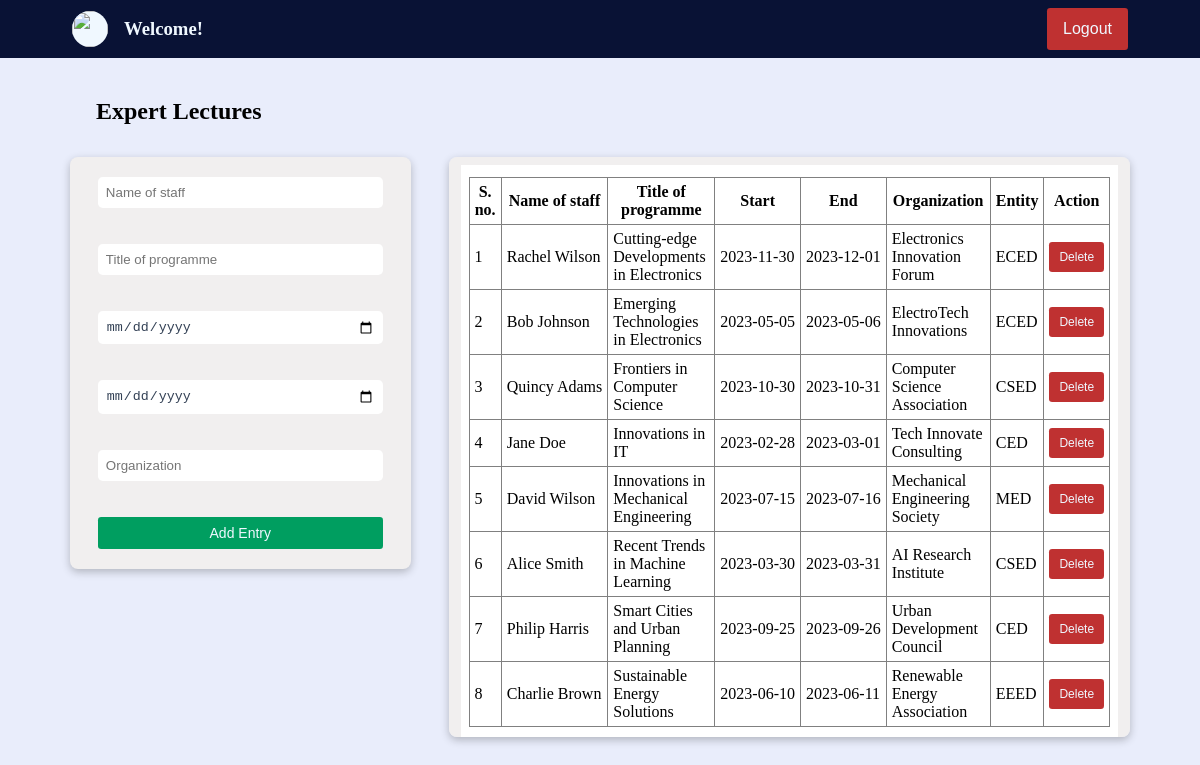
Screenshot of /forms/expert_lectures.php with the database file from the repository.
### tables this page shows
CREATE TABLE `expert_lectures` (
  `staff` varchar(80) NOT NULL,
  `title` varchar(80) NOT NULL,
  `start` date DEFAULT NULL,
  `end` date DEFAULT NULL,
  `organization` varchar(80) NOT NULL,
  `entity` varchar(120) NOT NULL
);

### forms/expert_lectures.php (the view, shortened to what this page needs)
<?php
if (empty($_SESSION['access_token'])) {
    $fname = "Welcome! ";
    $lname = $_GET["user"];
    $pic = "../asset/nitc_logo_icon.svg";
} else {
    $fname = $_SESSION["first_name"];
    $lname = $_SESSION['last_name'];
    $pic = $_SESSION['profile_picture'];
    $mail=$_SESSION['email_address'];
}
?>
<!DOCTYPE html>
<html>
<head>
    <link href="../styles/forms.css" type="text/css" rel="stylesheet">
</head>
<body>
    <div class="container">
        <?php
        echo '<div class="user_strip">
                <a href="../dashboard.php?user=' . $lname . '" class="user_to_dash">
                    <div class="user">
                        <img src="' . $pic . '" class="user_image" />
                        <h3>' . $fname . ' ' . $lname . '</h3>
                    </div>
                </a>
                <div class="logout_btn_holder">
                    <a href="../logout.php" class="">
                        <button class="logout_btn">Logout</button>
                    </a>
                </div  >
            </div>';
        ?>
        <div class="subcontainer">
            <h2>Expert Lectures</h2>
            <div class="content_container">
                <div class="left_container">
                    <div class="form_container">
                        <form id="myForm" action="" method="post" onsubmit="return validateForm();" class="form_field">
                            <input type="text" name="name" placeholder="Name of staff" class="input-fields"><br><br>
                            <input type="text" name="title" placeholder="Title of programme"
                                class="input-fields"><br><br>
                            <input type="date" name="start" placeholder="Start" class="input-fields"><br><br>
                            <input type="date" name="end" placeholder="End" class="input-fields"><br><br>
                            <input type="text" name="org" placeholder="Organization" class="input-fields"><br><br>
                            <input type="submit" class="submit-button" value="Add Entry">
                        </form>
                    </div>
                </div>
                <div class="table_container">
                    <?php
                    $con = mysqli_connect('localhost', 'root', '', 'imsdemo');
                    $entity = $_GET["user"];
                    if ($entity == 'admin' || $entity == '')
                        $sql = "SELECT * FROM expert_lectures";
                    else
                        $sql = "SELECT * FROM expert_lectures where entity='$entity'";
                    $rs = mysqli_query($con, $sql);
                    echo '<div class="table_field">';
                    echo '
                <table border="1">
                <tr>
                    <th class="box">S. no.</th>
                    <th class="box">Name of staff</th>
                    <th class="box">Title of programme</th>
                    <th class="box">Start</th>
                    <th class="box">End</th>
                    <th class="box">Organization</th>
                    <th class="box">Entity</th>
                    <th class="box">Action</th>
                </tr>';
                    $count = 1;
                    while ($row = mysqli_fetch_assoc($rs)) {
                        $staff = $row['staff'];
                        $title = $row['title'];
                        $start = $row['start'];
                        $end = $row['end'];
                        $organization = $row['organization'];
                        $dep = $row['entity'];
                        echo '<tr>
                    <td class="box sn">' . $count . '</td>
                    <td class="box name">' . $staff . '</td>
                    <td class="box program">' . $title . '</td>
                    <td class="box s_date">' . $start . '</td>
                    <td class="box e_date">' . $end . '</td>
                    <td class="box org">' . $organization . '</td>
                    <td class="box enitity">' . $dep . '</td>
                    <td class="box button_box btn"><button class="delete_btn" data-id="' . $title . '">Delete</button></td></tr>';
                        $count++;
                    }
                    echo '</table>
                </div>';
                    ?>
                </div>
            </div>
        </div>
    </div>
</body>
</html>

### styles/forms.css (style rules this page uses)
* { padding: 0; margin: 0; box-sizing: border-box; }
.container { height: 100vh; width: 100vw; padding: 0; background-color: #E9EDFB; overflow: auto; }
.subcontainer { display: flex; flex-direction: column; padding: 2.5rem 2rem; }
h2 { margin-left: 4rem; }
.user_to_dash { text-decoration: none; color: aliceblue; }
.user_strip { background-color: #091235; color: aliceblue; display: flex; align-items: center; justify-content: space-between; padding: 8px; }
.user { display: flex; align-items: center; margin-left: 4em; gap: 16px; }
.user_image { width: 36px; height: 36px; border-radius: 100%; background-color:aliceblue; }
.logout_btn_holder { width: fit-content; margin-right: 4em; }
.logout_btn { font-size: 16px; padding: 12px 16px; border: none; border-radius: 0.2rem; color: aliceblue; cursor: pointer; transition: all; transition-duration: 150ms; background-color: #BF3131; }
.content_container { display: flex; justify-content: space-evenly; align-items: start; width: 100%; margin-top: 2rem; }
.left_container { width: 30%; display: flex; gap: 16px; flex-direction: column; }
.form_container { display: flex; flex-direction: column; width: 100%; justify-content: space-evenly; background-color: #F1EFEF; border-radius: 0.5em; padding: 8px 12px; height: auto; box-shadow: rgba(0, 0, 0, 0.24) 0px 3px 8px; }
.form_field { display: flex; flex-direction: column; padding: 12px 16px; }
.input-fields { padding: 8px; border: none; border-radius: 0.3rem; color: rgb(51 65 85); transition: all; transition-duration: 150ms; }
.submit-button { font-size: 14px; width: 100%; padding: 8px 0px; border: none; border-radius: 0.2rem; color: aliceblue; cursor: pointer; transition: all; transition-duration: 150ms; background-color: #009E60; }
.table_container { display: flex; flex-direction: column; width: 60%; justify-content: start; background-color: #F1EFEF; border-radius: 0.5em; padding: 8px 12px; max-height: 580px; overflow: scroll; box-shadow: rgba(0, 0, 0, 0.24) 0px 3px 8px; }
.table_field { background-color: white; width: 100%; height: 100%; padding: 12px 8px; }
table { width: 100%; border-collapse: collapse; }
.box { padding: 5px; word-wrap: break-word; }
.name, .entity, .s_date, .e_date, .qual { text-wrap: nowrap; }
.button_box { text-align: center; }
.delete_btn { font-size: 12px; padding: 8px 10px; border: none; border-radius: 0.2rem; color: aliceblue; cursor: pointer; transition: all; transition-duration: 150ms; background-color: #BF3131; }

### rows the page displays
expert_lectures: staff "Rachel Wilson", title "Cutting-edge Developments in Electronics", start "2023-11-30", end "2023-12-01", organization "Electronics Innovation Forum", entity "ECED"
expert_lectures: staff "Bob Johnson", title "Emerging Technologies in Electronics", start "2023-05-05", end "2023-05-06", organization "ElectroTech Innovations", entity "ECED"
expert_lectures: staff "Quincy Adams", title "Frontiers in Computer Science", start "2023-10-30", end "2023-10-31", organization "Computer Science Association", entity "CSED"
expert_lectures: staff "Jane Doe", title "Innovations in IT", start "2023-02-28", end "2023-03-01", organization "Tech Innovate Consulting", entity "CED"
expert_lectures: staff "David Wilson", title "Innovations in Mechanical Engineering", start "2023-07-15", end "2023-07-16", organization "Mechanical Engineering Society", entity "MED"
expert_lectures: staff "Alice Smith", title "Recent Trends in Machine Learning", start "2023-03-30", end "2023-03-31", organization "AI Research Institute", entity "CSED"
expert_lectures: staff "Philip Harris", title "Smart Cities and Urban Planning", start "2023-09-25", end "2023-09-26", organization "Urban Development Council", entity "CED"
expert_lectures: staff "Charlie Brown", title "Sustainable Energy Solutions", start "2023-06-10", end "2023-06-11", organization "Renewable Energy Association", entity "EEED"

### other values shown
$fname "Welcome!"
